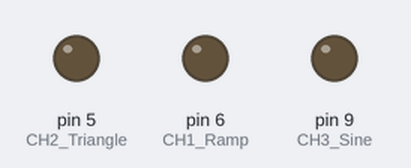
Simulated run of this sketch. Board: Arduino Uno, built with avr-gcc and run on an emulated ATmega328P. On the bench: output pins drawn as LEDs (lit = HIGH).

Above: at 0.15 s.
Timing chart, 0 to 0.4 s (numbered marks = the images above):
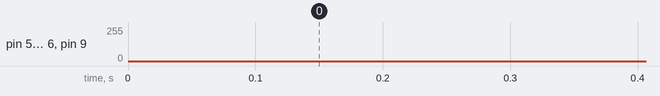

The sketch:

wave_gen2.ino
```cpp
#include <math.h>

// Ramp variable
int rampValue=0;

// Triangle variables
int triValue=0;
int triDir=1;

// Sine variable
int angle=0;

void setup(){

// Output pins
pinMode(6,OUTPUT); // CH1 Ramp
pinMode(5,OUTPUT); // CH2 Triangle
pinMode(9,OUTPUT); // CH3 Sine

// TIMER0
// D6 -> OCR0A
// D5 -> OCR0B

TCCR0A=
(1<<COM0A1)|
(1<<COM0B1)|
(1<<WGM00)|
(1<<WGM01);

TCCR0B=
(1<<CS00);

// TIMER1
// D9 -> OCR1A

TCCR1A=
(1<<COM1A1)|
(1<<WGM10);

TCCR1B=
(1<<WGM12)|
(1<<CS10);
}

void loop(){

// CH1 RAMP ON D6

OCR0A=rampValue;

rampValue++;

if(rampValue>255){
rampValue=0;
}

// CH2 TRIANGLE ON D5

OCR0B=triValue;

triValue+=triDir;

if(triValue>=255){
triDir=-1;
}

if(triValue<=0){
triDir=1;
}

// CH3 SINE ON D9

float rad=angle*0.0174533;

OCR1A=127+127*sin(rad);

angle++;

if(angle>=360){
angle=0;
}

delayMicroseconds(20);
}
```
